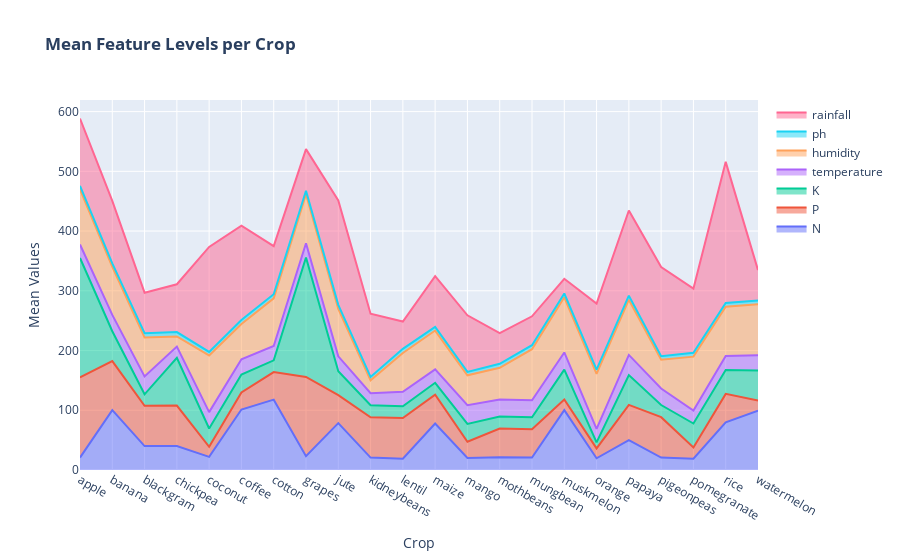

Write notebook code for a chart like this one.
### Code cell
avg = df.groupby("label").mean().reset_index()
features = ["N","P","K","temperature","humidity","ph","rainfall"]
fig = go.Figure()
for f in features:
    fig.add_trace(go.Scatter(
        x=avg["label"], y=avg[f], mode='lines', stackgroup='one', name=f
    ))
fig.update_layout(
    title="<b>Mean Feature Levels per Crop</b>", xaxis_title="Crop",
    yaxis_title="Mean Values", hovermode="x unified"
)
fig.show()
fig.write_image("plot7.png")

### Figure 1 — Plotly figure (JSON) as saved in the notebook; plotly's stock layout.template omitted (floating-point values rounded to 4 significant figures)
{"data": [{"mode": "lines", "name": "N", "stackgroup": "one", "type": "scatter", "x": ["apple", "banana", "blackgram", "chickpea", "coconut", "coffee", "cotton", "grapes", "jute", "kidneybeans", "lentil", "maize", "mango", "mothbeans", "mungbean", "muskmelon", "orange", "papaya", "pigeonpeas", "pomegranate", "rice", "watermelon"], "y": [20.8, 100.2, 40.02, 40.09, 21.98, 101.2, 117.8, 23.18, 78.4, 20.75, 18.77, 77.76, 20.07, 21.44, 20.99, 100.3, 19.58, 49.88, 20.73, 18.87, 79.89, 99.42]}, {"mode": "lines", "name": "P", "stackgroup": "one", "type": "scatter", "x": ["apple", "banana", "blackgram", "chickpea", "coconut", "coffee", "cotton", "grapes", "jute", "kidneybeans", "lentil", "maize", "mango", "mothbeans", "mungbean", "muskmelon", "orange", "papaya", "pigeonpeas", "pomegranate", "rice", "watermelon"], "y": [134.2, 82.01, 67.47, 67.79, 16.93, 28.74, 46.24, 132.5, 46.86, 67.54, 68.36, 48.44, 27.18, 48.01, 47.28, 17.72, 16.55, 59.05, 67.73, 18.75, 47.58, 17.0]}, {"mode": "lines", "name": "K", "stackgroup": "one", "type": "scatter", "x": ["apple", "banana", "blackgram", "chickpea", "coconut", "coffee", "cotton", "grapes", "jute", "kidneybeans", "lentil", "maize", "mango", "mothbeans", "mungbean", "muskmelon", "orange", "papaya", "pigeonpeas", "pomegranate", "rice", "watermelon"], "y": [199.9, 50.05, 19.24, 79.92, 30.59, 29.94, 19.56, 200.1, 39.99, 20.05, 19.41, 19.79, 29.92, 20.23, 19.87, 50.08, 10.01, 50.04, 20.29, 40.21, 39.87, 50.22]}, {"mode": "lines", "name": "temperature", "stackgroup": "one", "type": "scatter", "x": ["apple", "banana", "blackgram", "chickpea", "coconut", "coffee", "cotton", "grapes", "jute", "kidneybeans", "lentil", "maize", "mango", "mothbeans", "mungbean", "muskmelon", "orange", "papaya", "pigeonpeas", "pomegranate", "rice", "watermelon"], "y": [22.63, 27.38, 29.97, 18.87, 27.41, 25.54, 23.99, 23.85, 24.96, 20.12, 24.51, 22.39, 31.21, 28.19, 28.53, 28.66, 22.77, 33.72, 27.74, 21.84, 23.69, 25.59]}, {"mode": "lines", "name": "humidity", "stackgroup": "one", "type": "scatter", "x": ["apple", "banana", "blackgram", "chickpea", "coconut", "coffee", "cotton", "grapes", "jute", "kidneybeans", "lentil", "maize", "mango", "mothbeans", "mungbean", "muskmelon", "orange", "papaya", "pigeonpeas", "pomegranate", "rice", "watermelon"], "y": [92.33, 80.36, 65.12, 16.86, 94.84, 58.87, 79.84, 81.88, 79.64, 21.61, 64.8, 65.09, 50.16, 53.16, 85.5, 92.34, 92.17, 92.4, 48.06, 90.13, 82.27, 85.16]}, {"mode": "lines", "name": "ph", "stackgroup": "one", "type": "scatter", "x": ["apple", "banana", "blackgram", "chickpea", "coconut", "coffee", "cotton", "grapes", "jute", "kidneybeans", "lentil", "maize", "mango", "mothbeans", "mungbean", "muskmelon", "orange", "papaya", "pigeonpeas", "pomegranate", "rice", "watermelon"], "y": [5.93, 5.984, 7.134, 7.337, 5.977, 6.79, 6.913, 6.026, 6.733, 5.749, 6.928, 6.245, 5.766, 6.831, 6.724, 6.359, 7.017, 6.741, 5.794, 6.429, 6.425, 6.496]}, {"mode": "lines", "name": "rainfall", "stackgroup": "one", "type": "scatter", "x": ["apple", "banana", "blackgram", "chickpea", "coconut", "coffee", "cotton", "grapes", "jute", "kidneybeans", "lentil", "maize", "mango", "mothbeans", "mungbean", "muskmelon", "orange", "papaya", "pigeonpeas", "pomegranate", "rice", "watermelon"], "y": [112.7, 104.6, 67.88, 80.06, 175.7, 158.1, 80.4, 69.61, 174.8, 105.9, 45.68, 84.77, 94.7, 51.2, 48.4, 24.69, 110.5, 142.6, 149.5, 107.5, 236.2, 50.79]}], "layout": {"hovermode": "x unified", "title": {"text": "<b>Mean Feature Levels per Crop</b>"}, "xaxis": {"title": {"text": "Crop"}}, "yaxis": {"title": {"text": "Mean Values"}}}}
